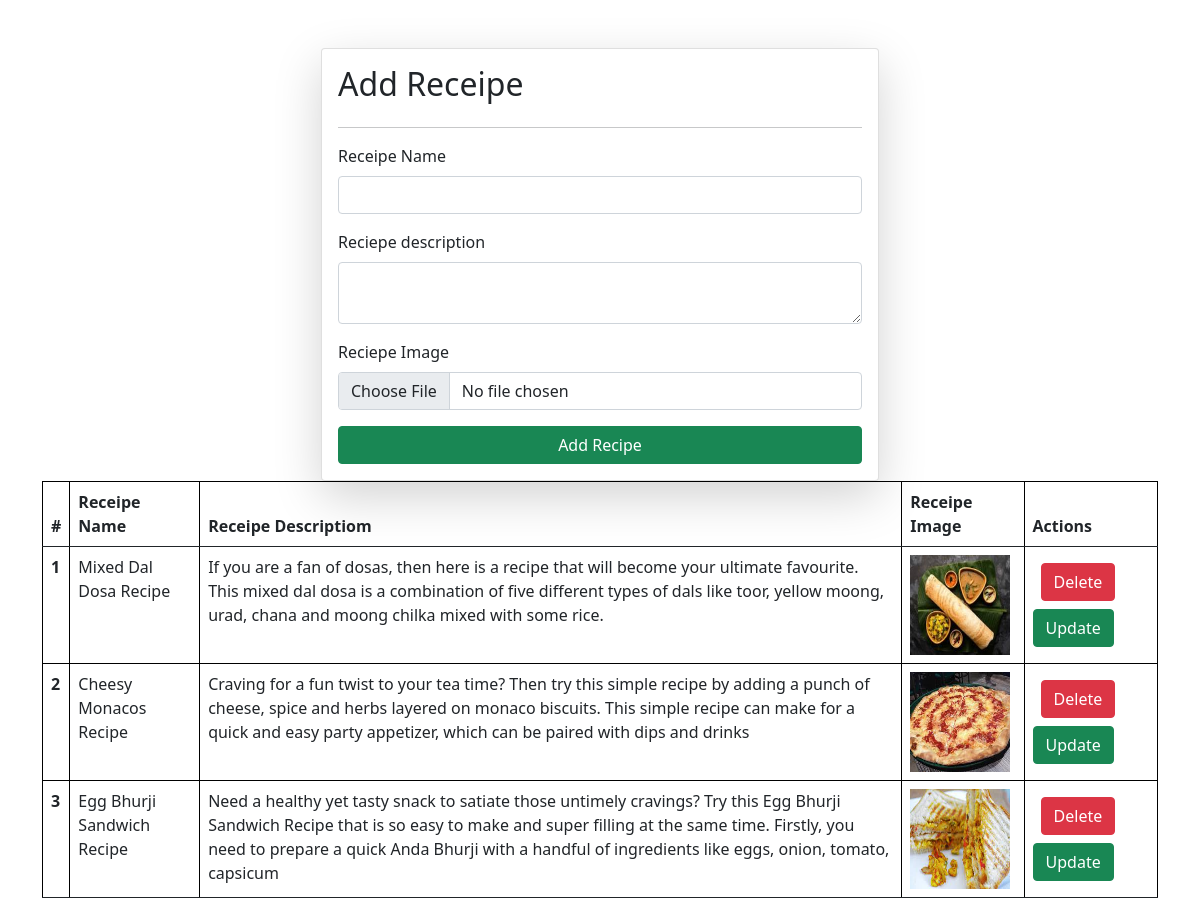
Screenshot of /receipes/ with the database file from the repository.
### vege/models.py (models this page shows)
class Receipe(models.Model):
    receipe_name=models.CharField(max_length=100)
    receipe_description=models.TextField()
    receipe_image=models.ImageField(upload_to="receipe")

### vege/views.py (the view, shortened to what this page needs)
# urls.py: path('receipes/',receipes,name="receipes"),
def receipes(request):
    queryset= Receipe.objects.all()
    context={"receipes":queryset}
    return render(request,'receipes.html',context)

### vege/templates/receipes.html
{% extends "base.html" %}
{% block start %}
   <div class="container mt-5">
    <form class="col-6 mx-auto card p-3 shadow-lg" method="post" enctype="multipart/form-data">        {% csrf_token %}
        <h2>Add Receipe</h2>
        <hr>
        <div class="mb-3">
          <label for="exampleInputEmail1" class="form-label">Receipe Name</label>
          <input name="receipe_name" required type="text" class="form-control" >
        </div>
        <div class="mb-3">
          <label for="exampleInputPassword1" class="form-label">Reciepe description</label>
          <textarea name="receipe_description" required class="form-control"></textarea>
        </div>
        <div class="mb-3">
            <label for="exampleInputPassword1" class="form-label">Reciepe Image</label>
            <input name="receipe_image" type="file" class="form-control"></textarea>
          </div>
        <button type="submit" class="btn btn-success">Add Recipe</button>
      </form>
      <table class="table">
        <thead>
          <tr>
            <th scope="col">#</th>
            <th scope="col">Receipe Name</th>
            <th scope="col">Receipe Descriptiom</th>
            <th scope="col">Receipe Image</th>
            <th scope="col">Actions</th>
          </tr>
        </thead>
        <tbody>
            {% for receipe in receipes %}
          <tr>
            <th scope="row">{{ forloop.counter}}</th>
            <td>{{receipe.receipe_name}}</td>
            <td>{{receipe.receipe_description}}</td>
            <td>
                <img src="/media/{{receipe.receipe_image}}" style="height:100px; width:100px"></td>
            <td>
                <a href="/delete_receipe/{{receipe.id}}" class="btn btn-danger m-2">Delete</a>
                <a href="/update_receipe/{{receipe.id}}" class="btn btn-success">Update</a>
            </td>
          </tr>
          {% endfor %}
        </tbody>
   </div>
 {% endblock %}

### home/templates/base.html (shortened to what this page needs)
<!DOCTYPE html>
<html lang="en">
<head>
    <link href="https://cdn.jsdelivr.net/npm/bootstrap@5.0.2/dist/css/bootstrap.min.css" rel="stylesheet">
</head>
<body>
    {% block start %}
    {% endblock %}
</body>
</html>

### home/templates/base.html (style rules this page uses)
table, th, td { border: 1px solid black; }

### rows the page displays
Receipe: receipe_name "Mixed Dal Dosa Recipe", receipe_description "If you are a fan of dosas, then here is a recipe that will become your ultimate favourite. This mixed dal dosa is a combination of five different types of dals like toor, yellow moong, urad, chana and moong chilka mixed with some rice.", receipe_image (picture)
Receipe: receipe_name "Cheesy Monacos Recipe", receipe_description "Craving for a fun twist to your tea time? Then try this simple recipe by adding a punch of cheese, spice and herbs layered on monaco biscuits. This simple recipe can make for a quick and easy party appetizer, which can be paired with dips and drinks", receipe_image (picture)
Receipe: receipe_name "Egg Bhurji Sandwich Recipe", receipe_description "Need a healthy yet tasty snack to satiate those untimely cravings? Try this Egg Bhurji Sandwich Recipe that is so easy to make and super filling at the same time. Firstly, you need to prepare a quick Anda Bhurji with a handful of ingredients like eggs, onion, tomato, capsicum", receipe_image (picture)
